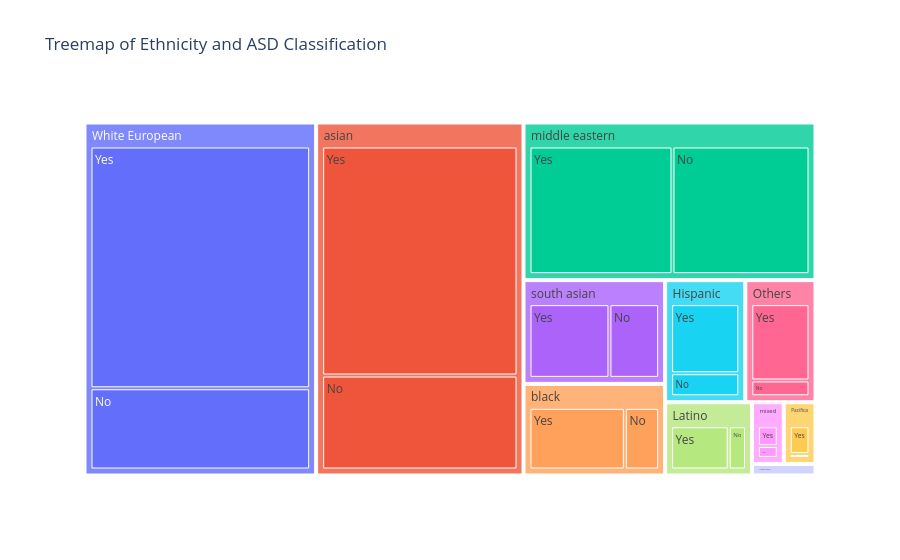

The notebook cell this image was saved under:
### Code cell
fig_treemap_ethnicity = px.treemap(
    asd_toddlers_df,
    path=['Ethnicity', 'ASD_Traits'],
    title='Treemap of Ethnicity and ASD Classification'
)
fig_treemap_ethnicity.show()

### Figure 1 — Plotly figure (JSON) as saved in the notebook; plotly's stock layout.template omitted (floating-point values rounded to 4 significant figures)
{"data": [{"branchvalues": "total", "domain": {"x": [0, 1], "y": [0, 1]}, "hovertemplate": "labels=%{label}<br>count=%{value}<br>parent=%{parent}<br>id=%{id}<extra></extra>", "ids": ["middle eastern/No", "White European/Yes", "middle eastern/Yes", "Hispanic/Yes", "black/Yes", "asian/Yes", "asian/No", "south asian/Yes", "Native Indian/Yes", "Others/Yes", "black/No", "White European/No", "south asian/No", "Others/No", "Latino/No", "mixed/No", "Latino/Yes", "mixed/Yes", "Hispanic/No", "Pacifica/Yes", "Pacifica/No", "middle eastern", "White European", "Hispanic", "black", "asian", "south asian", "Native Indian", "Others", "Latino", "mixed", "Pacifica"], "labels": ["No", "Yes", "Yes", "Yes", "Yes", "Yes", "No", "Yes", "Yes", "Yes", "No", "No", "No", "No", "No", "No", "Yes", "Yes", "No", "Yes", "No", "middle eastern", "White European", "Hispanic", "black", "asian", "south asian", "Native Indian", "Others", "Latino", "mixed", "Pacifica"], "name": "", "parents": ["middle eastern", "White European", "middle eastern", "Hispanic", "black", "asian", "asian", "south asian", "Native Indian", "Others", "black", "White European", "south asian", "Others", "Latino", "mixed", "Latino", "mixed", "Hispanic", "Pacifica", "Pacifica", "", "", "", "", "", "", "", "", "", "", ""], "type": "treemap", "values": [92, 250, 96, 30, 39, 212, 87, 37, 3, 29, 14, 84, 23, 6, 6, 3, 20, 5, 10, 7, 1, 188, 334, 40, 53, 299, 60, 3, 35, 26, 8, 8]}], "layout": {"legend": {"tracegroupgap": 0}, "title": {"text": "Treemap of Ethnicity and ASD Classification"}}}
